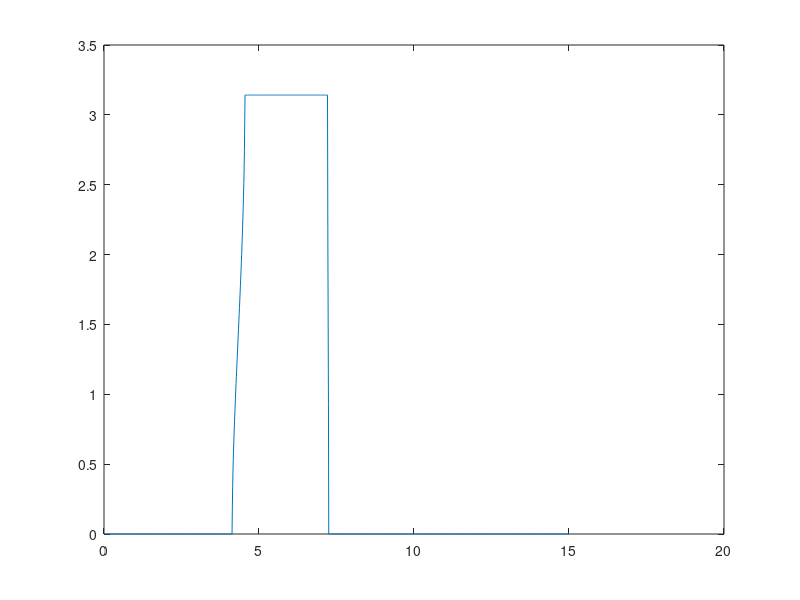

This chart was generated by the following MATLAB code: (Note: this script raises an error after producing the figure.)
%srivastavajmps16 Figure 1 (a, b and c)
clc
w=5*2*pi*10^5;
mu1=8*10^10;
mu2=3*10^9;
ro1=8000;
ro2=1180;
h1=0.0013;
h2=0.003;
h=h1+h2;
coef11=(ro1/mu1)*(w^2);
coef12=(ro2/mu2)*(w^2);

limsup=15;
step=0.01;
K2h=0:step:limsup;
K2=K2h/h;
k11=sqrt(coef11-(K2.^2));
k12=sqrt(coef12-(K2.^2));
num2=mu2*k12;
num1=mu1*k11;
coefaux1=num2./num1;
coefaux2=num1./num2;
coefaux=coefaux1+coefaux2;

trM1=cos(h2*k12).*cos(h1*k11);
trM2=0.5*coefaux.*sin(h2*k12).*sin(h1*k11);
trM=trM1-trM2;
atrM=acos(trM);
iatrM=imag(acos(trM));
ratrM=real(acos(trM));

l1=plot(K2h,ratrM);
l1.Color='blue';
hold on
l2=plot(K2h, iatrM);
l2.Color='green';
legend({'real(K1h)','imag(K1h)'},'Location','southeast')
xlabel('k2h'); 
ylabel('K1h'); 
headline='f='+string(w/(2*pi*1000))+' kHz';
prompt=text(limsup/10, max(max(ratrM),max(iatrM)), headline);
